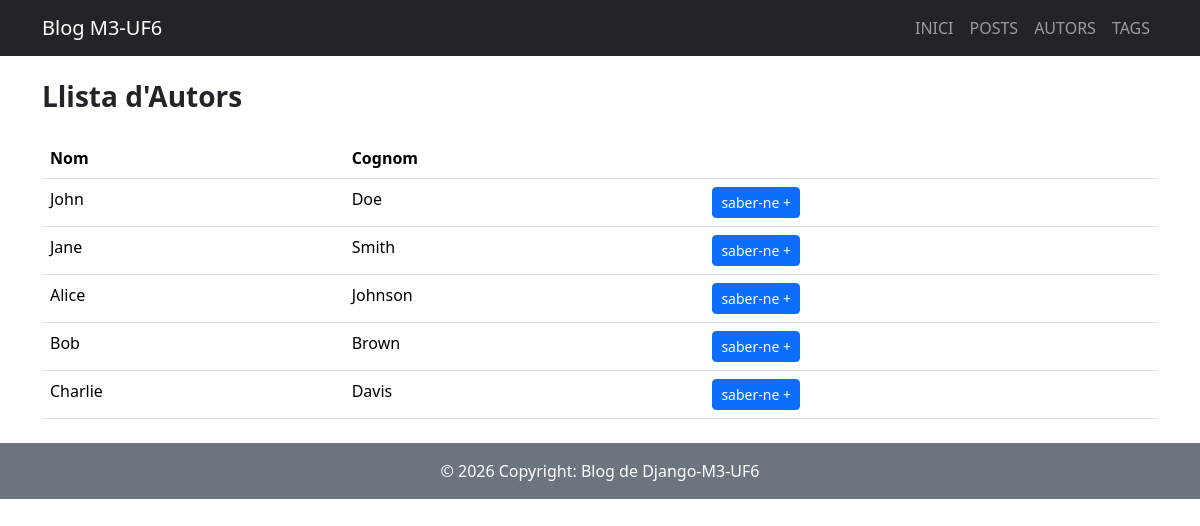
The app's page /authors with its own data.
### blog/models.py (models this page shows, shortened)
class Author(models.Model):
    first_name = models.CharField(max_length=100)
    last_name = models.CharField(max_length=100)
    email = models.EmailField()

### blog/views.py (the view)
# urls.py: path("authors", views.authors, name="authors-page"),
def authors(request):
    all_authors = Author.objects.all()
    return render(request, "blog/authors_list.html", {"authors": all_authors})

### blog/templates/blog/authors_list.html (shortened to what this page needs)
{% extends 'blog/base.html' %}
{% block content %}
<h3 class="fw-bold mb-4">Llista d'Autors</h3>
<table class="table table-hover">
    <thead>
        <tr>
            <th>Nom</th>
            <th>Cognom</th>
            <th></th>
        </tr>
    </thead>
    <tbody>
        {% for author in authors %}
        <tr>
            <td>{{ author.first_name }}</td>
            <td>{{ author.last_name }}</td>
            <td>
                <a href="{% url 'author-detail-page' author.id %}" class="btn btn-primary btn-sm">saber-ne +</a>
            </td>
        </tr>
        {% endfor %}
    </tbody>
</table>
{% endblock %}

### records on screen
Author: first_name "John", last_name "Doe"
Author: first_name "Jane", last_name "Smith"
Author: first_name "Alice", last_name "Johnson"
Author: first_name "Bob", last_name "Brown"
Author: first_name "Charlie", last_name "Davis"
